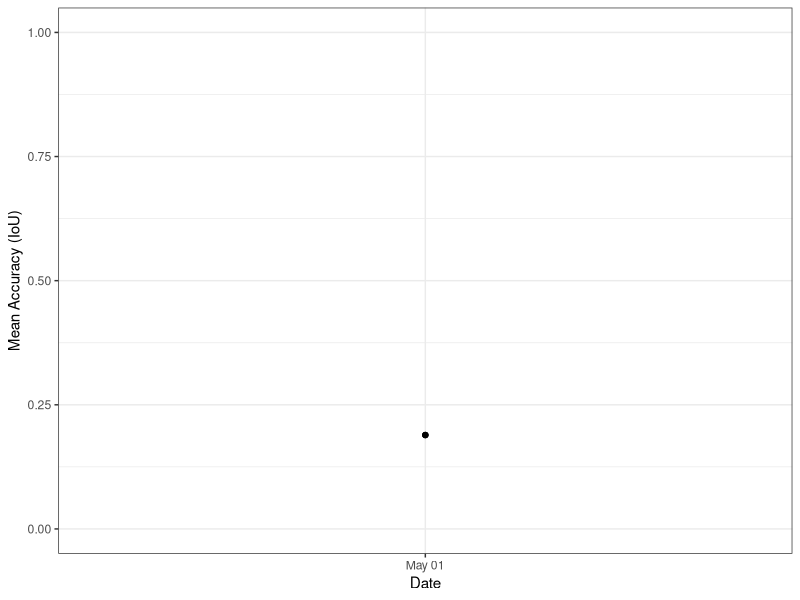

Write R code to recreate this figure.
## ---- chunk 1
library(ggplot2)
results<-read.csv("analysis/Results/results.csv")[,-1]
colnames(results)<-c("Algorithm","mean","median","date")

#set as date
results$date<-strptime(results$date,format="%m/%d/%y %H:%M:%S")
ggplot(results,aes(x=as.Date(date),y=max(mean))) + geom_line() + geom_point() + ylim(0,1) + scale_x_date() + labs(x="Date",y="Mean Accuracy (IoU)") + theme_bw()
